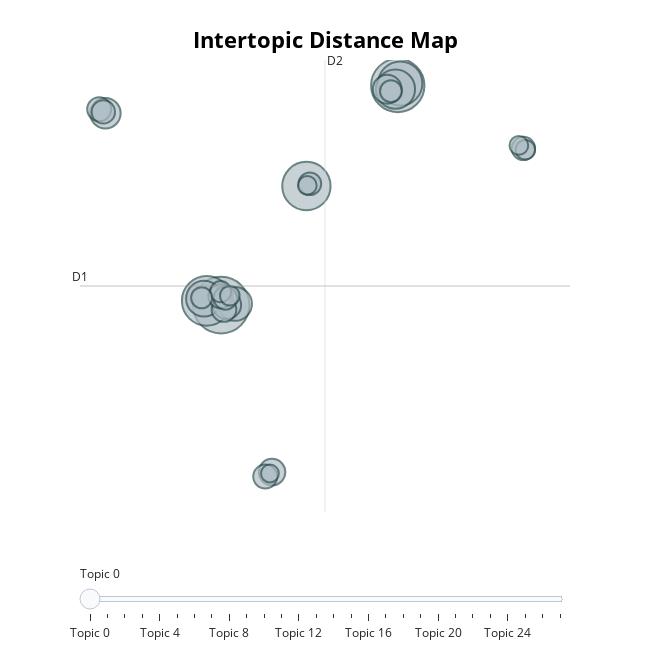

Write notebook code for a chart like this one.
### Code cell
fig = topic_model.visualize_topics()
fig.show()

### Figure 1 — Plotly figure (JSON) as saved in the notebook; plotly's stock layout.template omitted (floating-point values rounded to 4 significant figures)
{"data": [{"customdata": [[0, "web | developer | backend | software | frontend", 100], [1, "data | bi | analytics | insights | science", 89], [2, "energy | engineering | carbon | electrical | power", 77], [3, "support | issues | it | service | customer", 73], [4, "ai | machine | learning | models | ml", 61], [5, "product | business | kt | bcg | analyst", 48], [6, "grayce | civil | opens | training | digital", 40], [7, "cern | fundamental | physicists | particles | cerns", 36], [8, "blackrock | investment | blackrocks | submit | programme", 29], [9, "security | cyber | cybersecurity | vulnerability | threat", 26], [10, "reply | surrounded | microsoft | cloud | 365", 25], [11, "tpp | healthcare | outstanding | patients | salary", 22], [12, "test | testing | tester | qa | automation", 19], [13, "apple | gpu | amd | apples | graphics", 18], [14, "gsk | study | dpo | statistical | data", 18], [15, "aecom | chartership | surveying | world | cost", 18], [16, "blackrock | financial | cash | treasury | finance", 17], [17, "meta | frostbite | asb | build | software", 17], [18, "bae | youll | chosen | lifestyle | suit", 17], [19, "ict | police | wales | south | wc", 16], [20, "audit | risk | axa | sbc | dcp", 15], [21, "mercedes | amg | hpp | formula | motor", 14], [22, "leonardo | coursera | 4000 | graduate | engineering", 14], [23, "officer | royal | army | youll | need", 12], [24, "audio | game | studios | games | reality", 12], [25, "network | steris | infrastructure | palo | alto", 11], [26, "bae | system | youll | systems | astute", 11], [27, "medpace | cincinnati | tidalsense | boston | respiratory", 10]], "hovertemplate": "<b>Topic %{customdata[0]}</b><br>%{customdata[1]}<br>Size: %{customdata[2]}", "legendgroup": "", "marker": {"color": "#B0BEC5", "line": {"color": "DarkSlateGrey", "width": 2}, "size": [100, 89, 77, 73, 61, 48, 40, 36, 29, 26, 25, 22, 19, 18, 18, 18, 17, 17, 17, 16, 15, 14, 14, 12, 12, 11, 11, 10], "sizemode": "area", "sizeref": 0.0625, "symbol": "circle"}, "mode": "markers", "name": "", "orientation": "v", "showlegend": false, "type": "scatter", "x": [-0.361, 9.725, -1.18, 4.51, 9.868, 9.594, -1.335, 0.4346, -6.964, 9.124, -0.02448, 2.547, -0.1958, -0.4018, 2.16, -7.318, -7.084, -0.1159, 16.9, 4.708, 9.336, -0.3885, -1.47, 17.01, 0.1372, 4.561, 16.64, 2.427], "xaxis": "x", "y": [-5.567, 13.32, -5.197, 4.671, 13.48, 13.0, -5.013, -5.458, 10.92, 12.99, -5.548, -19.92, -5.943, -4.8, -20.31, 11.28, 11.04, -4.96, 7.902, 4.869, 12.82, -4.411, -4.936, 7.792, -4.762, 4.722, 8.16, -20.04], "yaxis": "y"}], "layout": {"annotations": [{"showarrow": false, "text": "D1", "x": -8.415, "y": -3.924, "yshift": 10}, {"showarrow": false, "text": "D2", "x": 5.571, "xshift": 10, "y": 15.51}], "height": 650, "hoverlabel": {"bgcolor": "white", "font": {"family": "Rockwell", "size": 16}}, "legend": {"itemsizing": "constant", "tracegroupgap": 0}, "margin": {"t": 60}, "shapes": [{"line": {"color": "#CFD8DC", "width": 2}, "type": "line", "x0": 5.571, "x1": 5.571, "y0": -23.35, "y1": 15.51}, {"line": {"color": "#9E9E9E", "width": 2}, "type": "line", "x0": -8.415, "x1": 19.56, "y0": -3.924, "y1": -3.924}], "sliders": [{"active": 0, "pad": {"t": 50}, "steps": [{"args": [{"marker.color": [["red", "#B0BEC5", "#B0BEC5", "#B0BEC5", "#B0BEC5", "#B0BEC5", "#B0BEC5", "#B0BEC5", "#B0BEC5", "#B0BEC5", "#B0BEC5", "#B0BEC5", "#B0BEC5", "#B0BEC5", "#B0BEC5", "#B0BEC5", "#B0BEC5", "#B0BEC5", "#B0BEC5", "#B0BEC5", "#B0BEC5", "#B0BEC5", "#B0BEC5", "#B0BEC5", "#B0BEC5", "#B0BEC5", "#B0BEC5", "#B0BEC5"]]}], "label": "Topic 0", "method": "update"}, {"args": [{"marker.color": [["#B0BEC5", "red", "#B0BEC5", "#B0BEC5", "#B0BEC5", "#B0BEC5", "#B0BEC5", "#B0BEC5", "#B0BEC5", "#B0BEC5", "#B0BEC5", "#B0BEC5", "#B0BEC5", "#B0BEC5", "#B0BEC5", "#B0BEC5", "#B0BEC5", "#B0BEC5", "#B0BEC5", "#B0BEC5", "#B0BEC5", "#B0BEC5", "#B0BEC5", "#B0BEC5", "#B0BEC5", "#B0BEC5", "#B0BEC5", "#B0BEC5"]]}], "label": "Topic 1", "method": "update"}, {"args": [{"marker.color": [["#B0BEC5", "#B0BEC5", "red", "#B0BEC5", "#B0BEC5", "#B0BEC5", "#B0BEC5", "#B0BEC5", "#B0BEC5", "#B0BEC5", "#B0BEC5", "#B0BEC5", "#B0BEC5", "#B0BEC5", "#B0BEC5", "#B0BEC5", "#B0BEC5", "#B0BEC5", "#B0BEC5", "#B0BEC5", "#B0BEC5", "#B0BEC5", "#B0BEC5", "#B0BEC5", "#B0BEC5", "#B0BEC5", "#B0BEC5", "#B0BEC5"]]}], "label": "Topic 2", "method": "update"}, {"args": [{"marker.color": [["#B0BEC5", "#B0BEC5", "#B0BEC5", "red", "#B0BEC5", "#B0BEC5", "#B0BEC5", "#B0BEC5", "#B0BEC5", "#B0BEC5", "#B0BEC5", "#B0BEC5", "#B0BEC5", "#B0BEC5", "#B0BEC5", "#B0BEC5", "#B0BEC5", "#B0BEC5", "#B0BEC5", "#B0BEC5", "#B0BEC5", "#B0BEC5", "#B0BEC5", "#B0BEC5", "#B0BEC5", "#B0BEC5", "#B0BEC5", "#B0BEC5"]]}], "label": "Topic 3", "method": "update"}, {"args": [{"marker.color": [["#B0BEC5", "#B0BEC5", "#B0BEC5", "#B0BEC5", "red", "#B0BEC5", "#B0BEC5", "#B0BEC5", "#B0BEC5", "#B0BEC5", "#B0BEC5", "#B0BEC5", "#B0BEC5", "#B0BEC5", "#B0BEC5", "#B0BEC5", "#B0BEC5", "#B0BEC5", "#B0BEC5", "#B0BEC5", "#B0BEC5", "#B0BEC5", "#B0BEC5", "#B0BEC5", "#B0BEC5", "#B0BEC5", "#B0BEC5", "#B0BEC5"]]}], "label": "Topic 4", "method": "update"}, {"args": [{"marker.color": [["#B0BEC5", "#B0BEC5", "#B0BEC5", "#B0BEC5", "#B0BEC5", "red", "#B0BEC5", "#B0BEC5", "#B0BEC5", "#B0BEC5", "#B0BEC5", "#B0BEC5", "#B0BEC5", "#B0BEC5", "#B0BEC5", "#B0BEC5", "#B0BEC5", "#B0BEC5", "#B0BEC5", "#B0BEC5", "#B0BEC5", "#B0BEC5", "#B0BEC5", "#B0BEC5", "#B0BEC5", "#B0BEC5", "#B0BEC5", "#B0BEC5"]]}], "label": "Topic 5", "method": "update"}, {"args": [{"marker.color": [["#B0BEC5", "#B0BEC5", "#B0BEC5", "#B0BEC5", "#B0BEC5", "#B0BEC5", "red", "#B0BEC5", "#B0BEC5", "#B0BEC5", "#B0BEC5", "#B0BEC5", "#B0BEC5", "#B0BEC5", "#B0BEC5", "#B0BEC5", "#B0BEC5", "#B0BEC5", "#B0BEC5", "#B0BEC5", "#B0BEC5", "#B0BEC5", "#B0BEC5", "#B0BEC5", "#B0BEC5", "#B0BEC5", "#B0BEC5", "#B0BEC5"]]}], "label": "Topic 6", "method": "update"}, {"args": [{"marker.color": [["#B0BEC5", "#B0BEC5", "#B0BEC5", "#B0BEC5", "#B0BEC5", "#B0BEC5", "#B0BEC5", "red", "#B0BEC5", "#B0BEC5", "#B0BEC5", "#B0BEC5", "#B0BEC5", "#B0BEC5", "#B0BEC5", "#B0BEC5", "#B0BEC5", "#B0BEC5", "#B0BEC5", "#B0BEC5", "#B0BEC5", "#B0BEC5", "#B0BEC5", "#B0BEC5", "#B0BEC5", "#B0BEC5", "#B0BEC5", "#B0BEC5"]]}], "label": "Topic 7", "method": "update"}, {"args": [{"marker.color": [["#B0BEC5", "#B0BEC5", "#B0BEC5", "#B0BEC5", "#B0BEC5", "#B0BEC5", "#B0BEC5", "#B0BEC5", "red", "#B0BEC5", "#B0BEC5", "#B0BEC5", "#B0BEC5", "#B0BEC5", "#B0BEC5", "#B0BEC5", "#B0BEC5", "#B0BEC5", "#B0BEC5", "#B0BEC5", "#B0BEC5", "#B0BEC5", "#B0BEC5", "#B0BEC5", "#B0BEC5", "#B0BEC5", "#B0BEC5", "#B0BEC5"]]}], "label": "Topic 8", "method": "update"}, {"args": [{"marker.color": [["#B0BEC5", "#B0BEC5", "#B0BEC5", "#B0BEC5", "#B0BEC5", "#B0BEC5", "#B0BEC5", "#B0BEC5", "#B0BEC5", "red", "#B0BEC5", "#B0BEC5", "#B0BEC5", "#B0BEC5", "#B0BEC5", "#B0BEC5", "#B0BEC5", "#B0BEC5", "#B0BEC5", "#B0BEC5", "#B0BEC5", "#B0BEC5", "#B0BEC5", "#B0BEC5", "#B0BEC5", "#B0BEC5", "#B0BEC5", "#B0BEC5"]]}], "label": "Topic 9", "method": "update"}, {"args": [{"marker.color": [["#B0BEC5", "#B0BEC5", "#B0BEC5", "#B0BEC5", "#B0BEC5", "#B0BEC5", "#B0BEC5", "#B0BEC5", "#B0BEC5", "#B0BEC5", "red", "#B0BEC5", "#B0BEC5", "#B0BEC5", "#B0BEC5", "#B0BEC5", "#B0BEC5", "#B0BEC5", "#B0BEC5", "#B0BEC5", "#B0BEC5", "#B0BEC5", "#B0BEC5", "#B0BEC5", "#B0BEC5", "#B0BEC5", "#B0BEC5", "#B0BEC5"]]}], "label": "Topic 10", "method": "update"}, {"args": [{"marker.color": [["#B0BEC5", "#B0BEC5", "#B0BEC5", "#B0BEC5", "#B0BEC5", "#B0BEC5", "#B0BEC5", "#B0BEC5", "#B0BEC5", "#B0BEC5", "#B0BEC5", "red", "#B0BEC5", "#B0BEC5", "#B0BEC5", "#B0BEC5", "#B0BEC5", "#B0BEC5", "#B0BEC5", "#B0BEC5", "#B0BEC5", "#B0BEC5", "#B0BEC5", "#B0BEC5", "#B0BEC5", "#B0BEC5", "#B0BEC5", "#B0BEC5"]]}], "label": "Topic 11", "method": "update"}, {"args": [{"marker.color": [["#B0BEC5", "#B0BEC5", "#B0BEC5", "#B0BEC5", "#B0BEC5", "#B0BEC5", "#B0BEC5", "#B0BEC5", "#B0BEC5", "#B0BEC5", "#B0BEC5", "#B0BEC5", "red", "#B0BEC5", "#B0BEC5", "#B0BEC5", "#B0BEC5", "#B0BEC5", "#B0BEC5", "#B0BEC5", "#B0BEC5", "#B0BEC5", "#B0BEC5", "#B0BEC5", "#B0BEC5", "#B0BEC5", "#B0BEC5", "#B0BEC5"]]}], "label": "Topic 12", "method": "update"}, {"args": [{"marker.color": [["#B0BEC5", "#B0BEC5", "#B0BEC5", "#B0BEC5", "#B0BEC5", "#B0BEC5", "#B0BEC5", "#B0BEC5", "#B0BEC5", "#B0BEC5", "#B0BEC5", "#B0BEC5", "#B0BEC5", "red", "#B0BEC5", "#B0BEC5", "#B0BEC5", "#B0BEC5", "#B0BEC5", "#B0BEC5", "#B0BEC5", "#B0BEC5", "#B0BEC5", "#B0BEC5", "#B0BEC5", "#B0BEC5", "#B0BEC5", "#B0BEC5"]]}], "label": "Topic 13", "method": "update"}, {"args": [{"marker.color": [["#B0BEC5", "#B0BEC5", "#B0BEC5", "#B0BEC5", "#B0BEC5", "#B0BEC5", "#B0BEC5", "#B0BEC5", "#B0BEC5", "#B0BEC5", "#B0BEC5", "#B0BEC5", "#B0BEC5", "#B0BEC5", "red", "#B0BEC5", "#B0BEC5", "#B0BEC5", "#B0BEC5", "#B0BEC5", "#B0BEC5", "#B0BEC5", "#B0BEC5", "#B0BEC5", "#B0BEC5", "#B0BEC5", "#B0BEC5", "#B0BEC5"]]}], "label": "Topic 14", "method": "update"}, {"args": [{"marker.color": [["#B0BEC5", "#B0BEC5", "#B0BEC5", "#B0BEC5", "#B0BEC5", "#B0BEC5", "#B0BEC5", "#B0BEC5", "#B0BEC5", "#B0BEC5", "#B0BEC5", "#B0BEC5", "#B0BEC5", "#B0BEC5", "#B0BEC5", "red", "#B0BEC5", "#B0BEC5", "#B0BEC5", "#B0BEC5", "#B0BEC5", "#B0BEC5", "#B0BEC5", "#B0BEC5", "#B0BEC5", "#B0BEC5", "#B0BEC5", "#B0BEC5"]]}], "label": "Topic 15", "method": "update"}, {"args": [{"marker.color": [["#B0BEC5", "#B0BEC5", "#B0BEC5", "#B0BEC5", "#B0BEC5", "#B0BEC5", "#B0BEC5", "#B0BEC5", "#B0BEC5", "#B0BEC5", "#B0BEC5", "#B0BEC5", "#B0BEC5", "#B0BEC5", "#B0BEC5", "#B0BEC5", "red", "#B0BEC5", "#B0BEC5", "#B0BEC5", "#B0BEC5", "#B0BEC5", "#B0BEC5", "#B0BEC5", "#B0BEC5", "#B0BEC5", "#B0BEC5", "#B0BEC5"]]}], "label": "Topic 16", "method": "update"}, {"args": [{"marker.color": [["#B0BEC5", "#B0BEC5", "#B0BEC5", "#B0BEC5", "#B0BEC5", "#B0BEC5", "#B0BEC5", "#B0BEC5", "#B0BEC5", "#B0BEC5", "#B0BEC5", "#B0BEC5", "#B0BEC5", "#B0BEC5", "#B0BEC5", "#B0BEC5", "#B0BEC5", "red", "#B0BEC5", "#B0BEC5", "#B0BEC5", "#B0BEC5", "#B0BEC5", "#B0BEC5", "#B0BEC5", "#B0BEC5", "#B0BEC5", "#B0BEC5"]]}], "label": "Topic 17", "method": "update"}, {"args": [{"marker.color": [["#B0BEC5", "#B0BEC5", "#B0BEC5", "#B0BEC5", "#B0BEC5", "#B0BEC5", "#B0BEC5", "#B0BEC5", "#B0BEC5", "#B0BEC5", "#B0BEC5", "#B0BEC5", "#B0BEC5", "#B0BEC5", "#B0BEC5", "#B0BEC5", "#B0BEC5", "#B0BEC5", "red", "#B0BEC5", "#B0BEC5", "#B0BEC5", "#B0BEC5", "#B0BEC5", "#B0BEC5", "#B0BEC5", "#B0BEC5", "#B0BEC5"]]}], "label": "Topic 18", "method": "update"}, {"args": [{"marker.color": [["#B0BEC5", "#B0BEC5", "#B0BEC5", "#B0BEC5", "#B0BEC5", "#B0BEC5", "#B0BEC5", "#B0BEC5", "#B0BEC5", "#B0BEC5", "#B0BEC5", "#B0BEC5", "#B0BEC5", "#B0BEC5", "#B0BEC5", "#B0BEC5", "#B0BEC5", "#B0BEC5", "#B0BEC5", "red", "#B0BEC5", "#B0BEC5", "#B0BEC5", "#B0BEC5", "#B0BEC5", "#B0BEC5", "#B0BEC5", "#B0BEC5"]]}], "label": "Topic 19", "method": "update"}, {"args": [{"marker.color": [["#B0BEC5", "#B0BEC5", "#B0BEC5", "#B0BEC5", "#B0BEC5", "#B0BEC5", "#B0BEC5", "#B0BEC5", "#B0BEC5", "#B0BEC5", "#B0BEC5", "#B0BEC5", "#B0BEC5", "#B0BEC5", "#B0BEC5", "#B0BEC5", "#B0BEC5", "#B0BEC5", "#B0BEC5", "#B0BEC5", "red", "#B0BEC5", "#B0BEC5", "#B0BEC5", "#B0BEC5", "#B0BEC5", "#B0BEC5", "#B0BEC5"]]}], "label": "Topic 20", "method": "update"}, {"args": [{"marker.color": [["#B0BEC5", "#B0BEC5", "#B0BEC5", "#B0BEC5", "#B0BEC5", "#B0BEC5", "#B0BEC5", "#B0BEC5", "#B0BEC5", "#B0BEC5", "#B0BEC5", "#B0BEC5", "#B0BEC5", "#B0BEC5", "#B0BEC5", "#B0BEC5", "#B0BEC5", "#B0BEC5", "#B0BEC5", "#B0BEC5", "#B0BEC5", "red", "#B0BEC5", "#B0BEC5", "#B0BEC5", "#B0BEC5", "#B0BEC5", "#B0BEC5"]]}], "label": "Topic 21", "method": "update"}, {"args": [{"marker.color": [["#B0BEC5", "#B0BEC5", "#B0BEC5", "#B0BEC5", "#B0BEC5", "#B0BEC5", "#B0BEC5", "#B0BEC5", "#B0BEC5", "#B0BEC5", "#B0BEC5", "#B0BEC5", "#B0BEC5", "#B0BEC5", "#B0BEC5", "#B0BEC5", "#B0BEC5", "#B0BEC5", "#B0BEC5", "#B0BEC5", "#B0BEC5", "#B0BEC5", "red", "#B0BEC5", "#B0BEC5", "#B0BEC5", "#B0BEC5", "#B0BEC5"]]}], "label": "Topic 22", "method": "update"}, {"args": [{"marker.color": [["#B0BEC5", "#B0BEC5", "#B0BEC5", "#B0BEC5", "#B0BEC5", "#B0BEC5", "#B0BEC5", "#B0BEC5", "#B0BEC5", "#B0BEC5", "#B0BEC5", "#B0BEC5", "#B0BEC5", "#B0BEC5", "#B0BEC5", "#B0BEC5", "#B0BEC5", "#B0BEC5", "#B0BEC5", "#B0BEC5", "#B0BEC5", "#B0BEC5", "#B0BEC5", "red", "#B0BEC5", "#B0BEC5", "#B0BEC5", "#B0BEC5"]]}], "label": "Topic 23", "method": "update"}, {"args": [{"marker.color": [["#B0BEC5", "#B0BEC5", "#B0BEC5", "#B0BEC5", "#B0BEC5", "#B0BEC5", "#B0BEC5", "#B0BEC5", "#B0BEC5", "#B0BEC5", "#B0BEC5", "#B0BEC5", "#B0BEC5", "#B0BEC5", "#B0BEC5", "#B0BEC5", "#B0BEC5", "#B0BEC5", "#B0BEC5", "#B0BEC5", "#B0BEC5", "#B0BEC5", "#B0BEC5", "#B0BEC5", "red", "#B0BEC5", "#B0BEC5", "#B0BEC5"]]}], "label": "Topic 24", "method": "update"}, {"args": [{"marker.color": [["#B0BEC5", "#B0BEC5", "#B0BEC5", "#B0BEC5", "#B0BEC5", "#B0BEC5", "#B0BEC5", "#B0BEC5", "#B0BEC5", "#B0BEC5", "#B0BEC5", "#B0BEC5", "#B0BEC5", "#B0BEC5", "#B0BEC5", "#B0BEC5", "#B0BEC5", "#B0BEC5", "#B0BEC5", "#B0BEC5", "#B0BEC5", "#B0BEC5", "#B0BEC5", "#B0BEC5", "#B0BEC5", "red", "#B0BEC5", "#B0BEC5"]]}], "label": "Topic 25", "method": "update"}, {"args": [{"marker.color": [["#B0BEC5", "#B0BEC5", "#B0BEC5", "#B0BEC5", "#B0BEC5", "#B0BEC5", "#B0BEC5", "#B0BEC5", "#B0BEC5", "#B0BEC5", "#B0BEC5", "#B0BEC5", "#B0BEC5", "#B0BEC5", "#B0BEC5", "#B0BEC5", "#B0BEC5", "#B0BEC5", "#B0BEC5", "#B0BEC5", "#B0BEC5", "#B0BEC5", "#B0BEC5", "#B0BEC5", "#B0BEC5", "#B0BEC5", "red", "#B0BEC5"]]}], "label": "Topic 26", "method": "update"}, {"args": [{"marker.color": [["#B0BEC5", "#B0BEC5", "#B0BEC5", "#B0BEC5", "#B0BEC5", "#B0BEC5", "#B0BEC5", "#B0BEC5", "#B0BEC5", "#B0BEC5", "#B0BEC5", "#B0BEC5", "#B0BEC5", "#B0BEC5", "#B0BEC5", "#B0BEC5", "#B0BEC5", "#B0BEC5", "#B0BEC5", "#B0BEC5", "#B0BEC5", "#B0BEC5", "#B0BEC5", "#B0BEC5", "#B0BEC5", "#B0BEC5", "#B0BEC5", "red"]]}], "label": "Topic 27", "method": "update"}]}], "title": {"font": {"color": "Black", "size": 22}, "text": "<b>Intertopic Distance Map</b>", "x": 0.5, "xanchor": "center", "y": 0.95, "yanchor": "top"}, "width": 650, "xaxis": {"anchor": "y", "domain": [0, 1], "range": [-8.415, 19.56], "title": {"text": ""}, "visible": false}, "yaxis": {"anchor": "x", "domain": [0, 1], "range": [-23.35, 15.51], "title": {"text": ""}, "visible": false}}}
